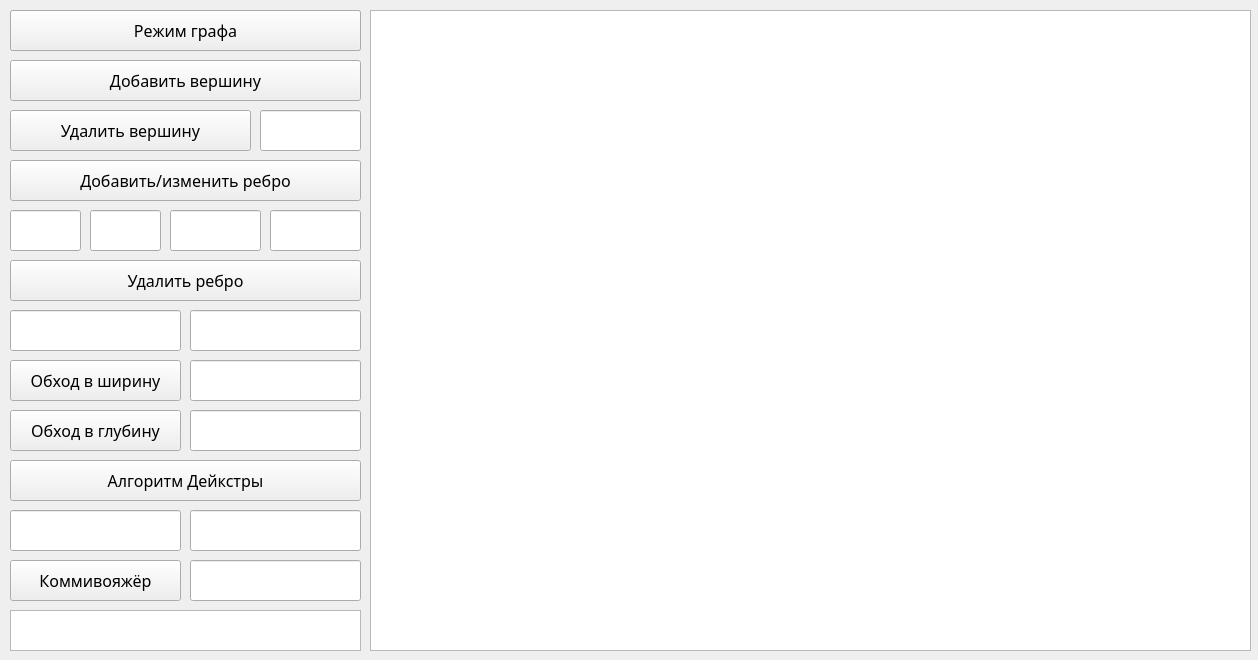
<?xml version="1.0" encoding="UTF-8"?>
<ui version="4.0">
 <class>GraphMan</class>
 <widget class="QMainWindow" name="GraphMan">
  <property name="geometry">
   <rect>
    <x>0</x>
    <y>0</y>
    <width>1258</width>
    <height>660</height>
   </rect>
  </property>
  <property name="sizePolicy">
   <sizepolicy hsizetype="Fixed" vsizetype="Fixed">
    <horstretch>0</horstretch>
    <verstretch>0</verstretch>
   </sizepolicy>
  </property>
  <property name="minimumSize">
   <size>
    <width>1258</width>
    <height>660</height>
   </size>
  </property>
  <property name="maximumSize">
   <size>
    <width>1258</width>
    <height>660</height>
   </size>
  </property>
  <property name="windowTitle">
   <string>Графы</string>
  </property>
  <widget class="QWidget" name="centralwidget">
   <widget class="QGraphicsView" name="graphTV">
    <property name="geometry">
     <rect>
      <x>370</x>
      <y>10</y>
      <width>881</width>
      <height>641</height>
     </rect>
    </property>
    <property name="sizePolicy">
     <sizepolicy hsizetype="Expanding" vsizetype="Expanding">
      <horstretch>0</horstretch>
      <verstretch>0</verstretch>
     </sizepolicy>
    </property>
   </widget>
   <widget class="QPushButton" name="addVertexBTN">
    <property name="geometry">
     <rect>
      <x>10</x>
      <y>60</y>
      <width>351</width>
      <height>41</height>
     </rect>
    </property>
    <property name="font">
     <font>
      <family>Montserrat Alternates</family>
      <pointsize>12</pointsize>
     </font>
    </property>
    <property name="cursor">
     <cursorShape>PointingHandCursor</cursorShape>
    </property>
    <property name="text">
     <string>Добавить вершину</string>
    </property>
   </widget>
   <widget class="QPushButton" name="delVertexBTN">
    <property name="geometry">
     <rect>
      <x>10</x>
      <y>110</y>
      <width>241</width>
      <height>41</height>
     </rect>
    </property>
    <property name="font">
     <font>
      <family>Montserrat Alternates</family>
      <pointsize>12</pointsize>
     </font>
    </property>
    <property name="cursor">
     <cursorShape>PointingHandCursor</cursorShape>
    </property>
    <property name="text">
     <string>Удалить вершину</string>
    </property>
   </widget>
   <widget class="QPushButton" name="addEdgeBTN">
    <property name="geometry">
     <rect>
      <x>10</x>
      <y>160</y>
      <width>351</width>
      <height>41</height>
     </rect>
    </property>
    <property name="font">
     <font>
      <family>Montserrat Alternates</family>
      <pointsize>12</pointsize>
     </font>
    </property>
    <property name="cursor">
     <cursorShape>PointingHandCursor</cursorShape>
    </property>
    <property name="text">
     <string>Добавить/изменить ребро</string>
    </property>
   </widget>
   <widget class="QPushButton" name="delEdgeBTN">
    <property name="geometry">
     <rect>
      <x>10</x>
      <y>260</y>
      <width>351</width>
      <height>41</height>
     </rect>
    </property>
    <property name="font">
     <font>
      <family>Montserrat Alternates</family>
      <pointsize>12</pointsize>
     </font>
    </property>
    <property name="cursor">
     <cursorShape>PointingHandCursor</cursorShape>
    </property>
    <property name="text">
     <string>Удалить ребро</string>
    </property>
   </widget>
   <widget class="QLineEdit" name="addEdgeStart">
    <property name="geometry">
     <rect>
      <x>10</x>
      <y>210</y>
      <width>71</width>
      <height>41</height>
     </rect>
    </property>
    <property name="font">
     <font>
      <family>Montserrat Alternates</family>
     </font>
    </property>
    <property name="text">
     <string/>
    </property>
    <property name="maxLength">
     <number>18</number>
    </property>
   </widget>
   <widget class="QLineEdit" name="addEdgeFinish">
    <property name="geometry">
     <rect>
      <x>90</x>
      <y>210</y>
      <width>71</width>
      <height>41</height>
     </rect>
    </property>
    <property name="font">
     <font>
      <family>Montserrat Alternates</family>
     </font>
    </property>
    <property name="maxLength">
     <number>18</number>
    </property>
   </widget>
   <widget class="QLineEdit" name="addEdgeWeight">
    <property name="geometry">
     <rect>
      <x>170</x>
      <y>210</y>
      <width>91</width>
      <height>41</height>
     </rect>
    </property>
    <property name="font">
     <font>
      <family>Montserrat Alternates</family>
     </font>
    </property>
    <property name="maxLength">
     <number>18</number>
    </property>
   </widget>
   <widget class="QLineEdit" name="addEdgeReverseWeight">
    <property name="geometry">
     <rect>
      <x>270</x>
      <y>210</y>
      <width>91</width>
      <height>41</height>
     </rect>
    </property>
    <property name="font">
     <font>
      <family>Montserrat Alternates</family>
     </font>
    </property>
    <property name="maxLength">
     <number>18</number>
    </property>
   </widget>
   <widget class="QLineEdit" name="delEdgeStart">
    <property name="geometry">
     <rect>
      <x>10</x>
      <y>310</y>
      <width>171</width>
      <height>41</height>
     </rect>
    </property>
    <property name="font">
     <font>
      <family>Montserrat Alternates</family>
     </font>
    </property>
    <property name="maxLength">
     <number>18</number>
    </property>
   </widget>
   <widget class="QLineEdit" name="delEdgeFinish">
    <property name="geometry">
     <rect>
      <x>190</x>
      <y>310</y>
      <width>171</width>
      <height>41</height>
     </rect>
    </property>
    <property name="font">
     <font>
      <family>Montserrat Alternates</family>
     </font>
    </property>
    <property name="maxLength">
     <number>18</number>
    </property>
   </widget>
   <widget class="QLineEdit" name="delVertexInput">
    <property name="geometry">
     <rect>
      <x>260</x>
      <y>110</y>
      <width>101</width>
      <height>41</height>
     </rect>
    </property>
    <property name="font">
     <font>
      <family>Montserrat Alternates</family>
     </font>
    </property>
    <property name="text">
     <string/>
    </property>
    <property name="maxLength">
     <number>18</number>
    </property>
   </widget>
   <widget class="QPushButton" name="kommiBTN">
    <property name="geometry">
     <rect>
      <x>10</x>
      <y>560</y>
      <width>171</width>
      <height>41</height>
     </rect>
    </property>
    <property name="font">
     <font>
      <family>Montserrat Alternates</family>
      <pointsize>12</pointsize>
     </font>
    </property>
    <property name="cursor">
     <cursorShape>PointingHandCursor</cursorShape>
    </property>
    <property name="text">
     <string>Коммивояжёр</string>
    </property>
   </widget>
   <widget class="QPushButton" name="tableBTN">
    <property name="geometry">
     <rect>
      <x>10</x>
      <y>10</y>
      <width>351</width>
      <height>41</height>
     </rect>
    </property>
    <property name="font">
     <font>
      <family>Montserrat Alternates</family>
      <pointsize>12</pointsize>
     </font>
    </property>
    <property name="cursor">
     <cursorShape>PointingHandCursor</cursorShape>
    </property>
    <property name="text">
     <string>Режим таблицы смежности</string>
    </property>
   </widget>
   <widget class="QPushButton" name="graphBTN">
    <property name="geometry">
     <rect>
      <x>10</x>
      <y>10</y>
      <width>351</width>
      <height>41</height>
     </rect>
    </property>
    <property name="font">
     <font>
      <family>Montserrat Alternates</family>
      <pointsize>12</pointsize>
     </font>
    </property>
    <property name="cursor">
     <cursorShape>PointingHandCursor</cursorShape>
    </property>
    <property name="text">
     <string>Режим графа</string>
    </property>
   </widget>
   <widget class="QPushButton" name="BFS_BTN">
    <property name="geometry">
     <rect>
      <x>10</x>
      <y>360</y>
      <width>171</width>
      <height>41</height>
     </rect>
    </property>
    <property name="font">
     <font>
      <family>Montserrat Alternates</family>
      <pointsize>12</pointsize>
     </font>
    </property>
    <property name="cursor">
     <cursorShape>PointingHandCursor</cursorShape>
    </property>
    <property name="text">
     <string>Обход в ширину</string>
    </property>
   </widget>
   <widget class="QLineEdit" name="BFS_start">
    <property name="geometry">
     <rect>
      <x>190</x>
      <y>360</y>
      <width>171</width>
      <height>41</height>
     </rect>
    </property>
    <property name="font">
     <font>
      <family>Montserrat Alternates</family>
     </font>
    </property>
    <property name="maxLength">
     <number>18</number>
    </property>
   </widget>
   <widget class="QPushButton" name="DFS_BTN">
    <property name="geometry">
     <rect>
      <x>10</x>
      <y>410</y>
      <width>171</width>
      <height>41</height>
     </rect>
    </property>
    <property name="font">
     <font>
      <family>Montserrat Alternates</family>
      <pointsize>12</pointsize>
     </font>
    </property>
    <property name="cursor">
     <cursorShape>PointingHandCursor</cursorShape>
    </property>
    <property name="text">
     <string>Обход в глубину</string>
    </property>
   </widget>
   <widget class="QLineEdit" name="DFS_start">
    <property name="geometry">
     <rect>
      <x>190</x>
      <y>410</y>
      <width>171</width>
      <height>41</height>
     </rect>
    </property>
    <property name="font">
     <font>
      <family>Montserrat Alternates</family>
     </font>
    </property>
    <property name="maxLength">
     <number>18</number>
    </property>
   </widget>
   <widget class="QPushButton" name="deicstraBTN">
    <property name="geometry">
     <rect>
      <x>10</x>
      <y>460</y>
      <width>351</width>
      <height>41</height>
     </rect>
    </property>
    <property name="font">
     <font>
      <family>Montserrat Alternates</family>
      <pointsize>12</pointsize>
     </font>
    </property>
    <property name="cursor">
     <cursorShape>PointingHandCursor</cursorShape>
    </property>
    <property name="text">
     <string>Алгоритм Дейкстры</string>
    </property>
   </widget>
   <widget class="QLineEdit" name="deicstraStart">
    <property name="geometry">
     <rect>
      <x>10</x>
      <y>510</y>
      <width>171</width>
      <height>41</height>
     </rect>
    </property>
    <property name="font">
     <font>
      <family>Montserrat Alternates</family>
     </font>
    </property>
    <property name="maxLength">
     <number>18</number>
    </property>
   </widget>
   <widget class="QLineEdit" name="deicstraFinish">
    <property name="geometry">
     <rect>
      <x>190</x>
      <y>510</y>
      <width>171</width>
      <height>41</height>
     </rect>
    </property>
    <property name="font">
     <font>
      <family>Montserrat Alternates</family>
     </font>
    </property>
    <property name="maxLength">
     <number>18</number>
    </property>
   </widget>
   <widget class="QTextBrowser" name="output">
    <property name="geometry">
     <rect>
      <x>10</x>
      <y>610</y>
      <width>351</width>
      <height>41</height>
     </rect>
    </property>
    <property name="font">
     <font>
      <family>Montserrat Alternates</family>
      <pointsize>12</pointsize>
     </font>
    </property>
   </widget>
   <widget class="QLineEdit" name="kommiStart">
    <property name="geometry">
     <rect>
      <x>190</x>
      <y>560</y>
      <width>171</width>
      <height>41</height>
     </rect>
    </property>
    <property name="font">
     <font>
      <family>Montserrat Alternates</family>
     </font>
    </property>
    <property name="maxLength">
     <number>18</number>
    </property>
   </widget>
  </widget>
 </widget>
 <resources/>
 <connections/>
</ui>
